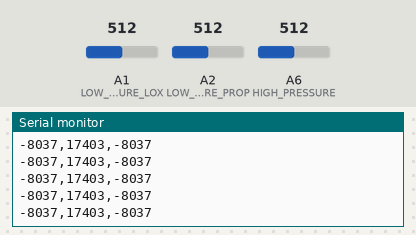
The sketch below on a simulated Arduino Nano, built with avr-gcc and run on an emulated ATmega328P. Parts: the last lines printed to the serial monitor. Inputs (shaded band) come from the test bench; at power-on: A2 (LOW_PRESSURE_PROP) = 512, A1 (LOW_PRESSURE_LOX) = 512, A6 (HIGH_PRESSURE) = 512.

Above: at 1.2 s.
1.3 s: A2 (LOW_PRESSURE_PROP) set to 0
At 1.8 s:
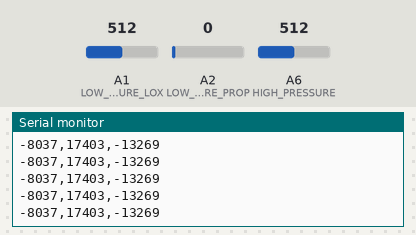
4.3 s: A1 (LOW_PRESSURE_LOX) set to 716
At 4.8 s:
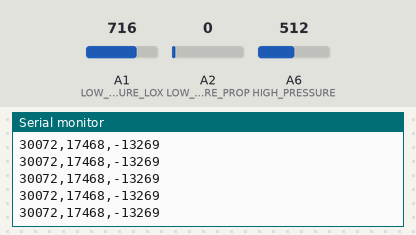
7.3 s: A2 (LOW_PRESSURE_PROP) set to 122
At 8.0 s:
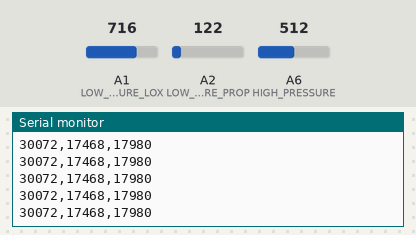
8.8 s: A1 (LOW_PRESSURE_LOX) set to 900
At 9.3 s:
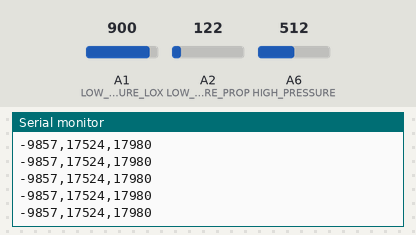
Timing chart, 0 to 11.3 s (numbered marks = the images above; inputs shaded):
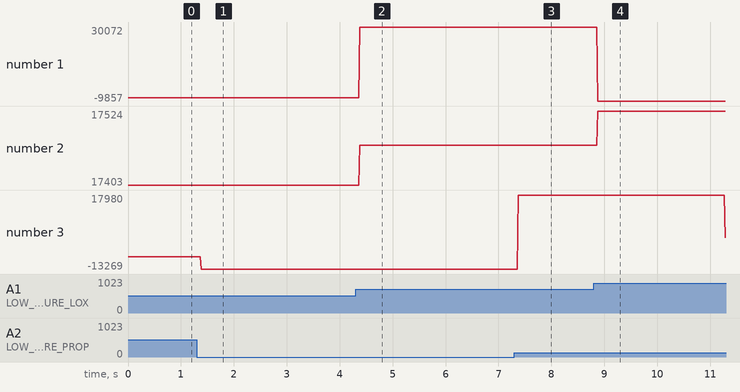

The sketch:

pressure_data_collection.ino
```cpp
#define LOW_PRESSURE_LOX A1
#define LOW_PRESSURE_PROP A2

#define HIGH_PRESSURE A6

void setup() {
  // put your setup code here, to run once:

  pinMode(LOW_PRESSURE_LOX, INPUT);
  pinMode(LOW_PRESSURE_PROP, INPUT);
  pinMode(HIGH_PRESSURE, INPUT);

  Serial.begin(9600);
}

// 0.88V - 4.4V : ?? - 5000 PSI

int lowpressurelox, lowpressureprop, highpressure;
float converted_lox_low, converted_prop_low, converted_high;

void loop() {
  // put your main code here, to run repeatedly:
  lowpressurelox = analogRead(LOW_PRESSURE_LOX);
  lowpressureprop = analogRead(LOW_PRESSURE_PROP);
  highpressure = analogRead(HIGH_PRESSURE);

  converted_lox_low = lowPressureConversion(lowpressurelox);
  converted_prop_low = lowPressureConversion(lowpressureprop);

  converted_high = highPressureConversion(highpressure);

  char buffer[20];
  sprintf(buffer, "%d,%d,%d", converted_lox_low, converted_prop_low, converted_high);
  Serial.println(buffer);
}

float lowPressureConversion(int raw){
  return 1.2258857538273733*raw + -123.89876445934394;
}

float highPressureConversion(int raw){
  return 6.612739309669555*raw - 1237.7612969223858;
}
```

Measured:
- after the input at 1.3 s, the serial monitor: prints a new line after 0.08 s (image 1)
- after the input at 4.3 s, the serial monitor: prints a new line after 0.08 s (image 2)
- after the input at 7.3 s, the serial monitor: prints a new line after 0.07 s (image 3)
- after the input at 8.8 s, the serial monitor: prints a new line after 0.08 s (image 4)
- plotted number 1: -8037 → 30072 after the input at 4.3 s, 30072 → -9857 after the input at 8.8 s
- plotted number 2: 17403 → 17468 after the input at 4.3 s, 17468 → 17524 after the input at 8.8 s
- plotted number 3: -8037 → -13269 after the input at 1.3 s, -13269 → 17980 after the input at 7.3 s
